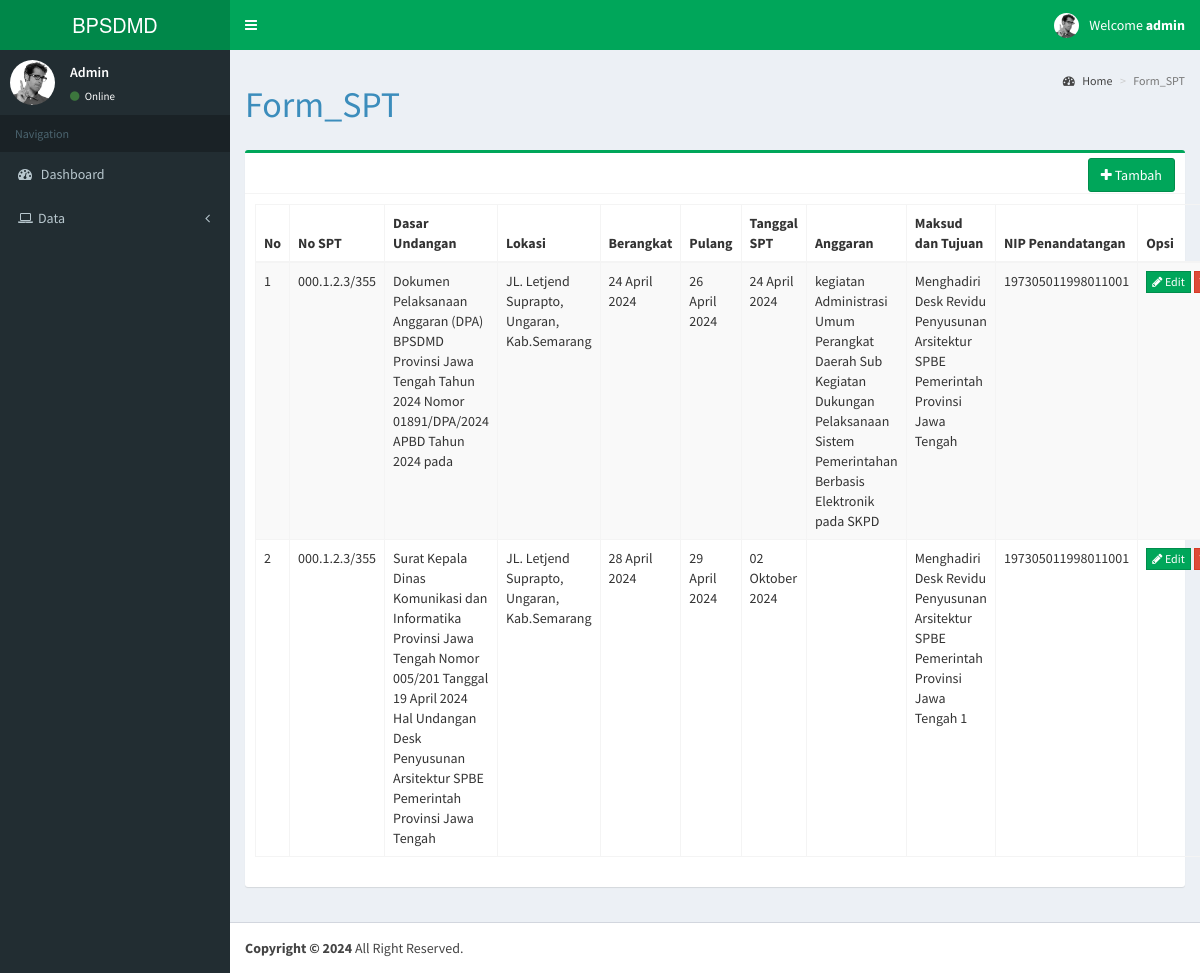
/form_spt.php (signed in), run on an earlier commit of the app's database.
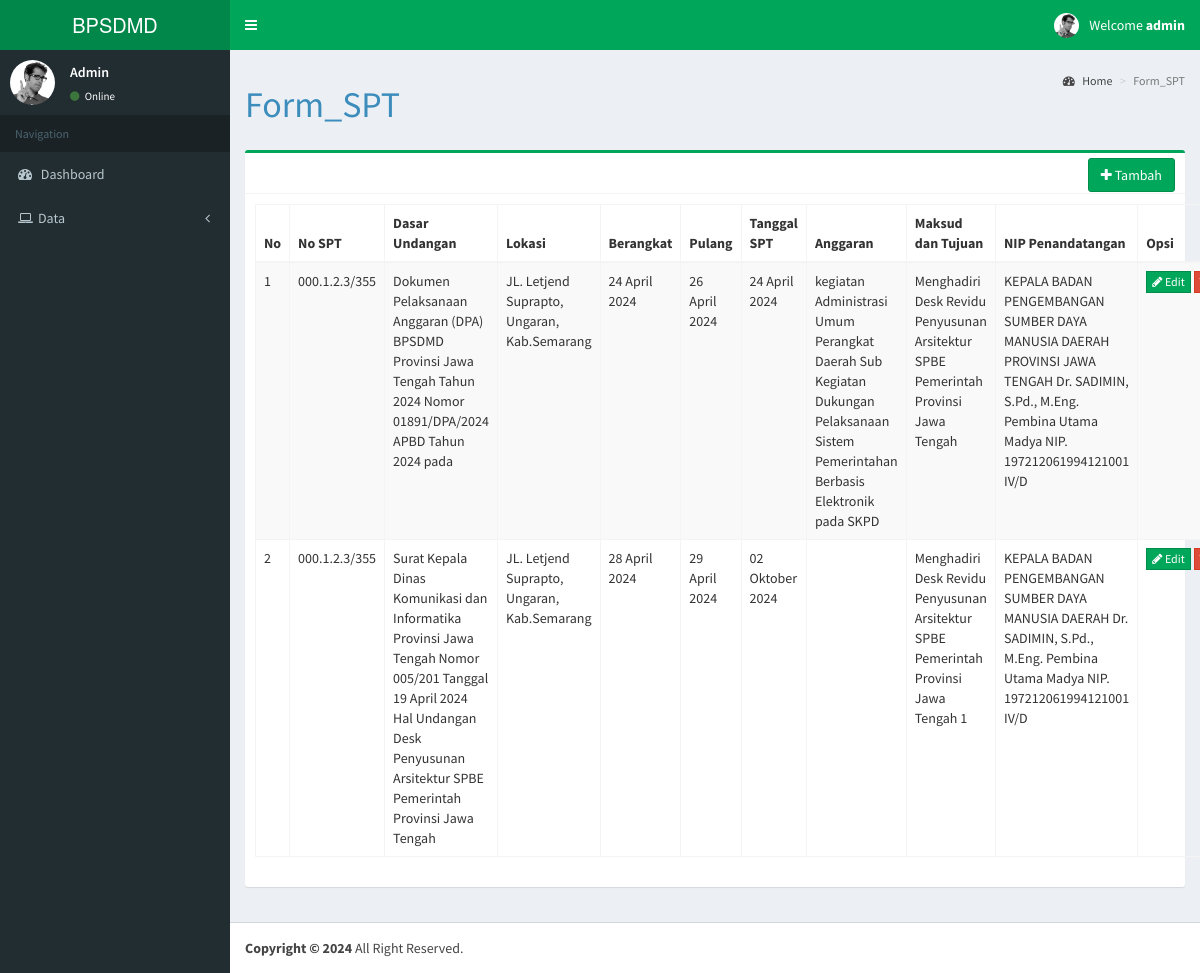
And on a later commit of the database.
### tables this page shows
CREATE TABLE `form_spt` (
  `id_spt` int(11) NOT NULL,
  `no_spt` varchar(50) NOT NULL,
  `dasar_undangan` varchar(255) NOT NULL,
  `lokasi` varchar(255) NOT NULL,
  `tgl_kegiatan` date NOT NULL,
  `tgl_pulang` date NOT NULL,
  `tgl_spt` date NOT NULL,
  `anggaran` varchar(255) NOT NULL,
  `maksud_tujuan` varchar(250) NOT NULL,
  `NIP_penandatangan` varchar(255) NOT NULL,
  `nama` varchar(255) NOT NULL,
  `NIP` varchar(255) NOT NULL,
  `pangkat` varchar(255) NOT NULL,
  `jabatan` varchar(255) NOT NULL,
  `opsi` varchar(50) NOT NULL
);

### form_spt.php (the view, shortened to what this page needs)
<?php
include 'template/header_admin.php';
include 'koneksidb.php';
?>
<head>
<link href="https://cdn.jsdelivr.net/npm/select2@4.1.0-rc.0/dist/css/select2.min.css" rel="stylesheet" />
</head>
<div class="content-wrapper">
  <section class="content-header">
    <h1>Form_SPT
    </h1>
    <ol class="breadcrumb">
      <li><a href="index.php"><i class="fa fa-dashboard"></i> Home</a></li>
      <li class="active">Form_SPT</li>
    </ol>
  </section>
  <section class="content">
    <div class="row">
      <div class="col-sm-12">
        <div class="box box-success">
          <div class="box-header with-border">
            <div class="box-tools pull-left">
              <a href="#" class="btn btn-success" data-toggle="modal" data-target="#tambahproduk"><i
                  class="fa fa-plus"></i> Tambah</a>
            </div>
          </div>
          <div class="box-body">
            <div class="table-responsive22">
              <table id="datatable" class="table table-bordered table-striped">
                <thead>
                  <tr>
                    <th>No</th>
                    <th>No SPT</th>
                    <th>Dasar Undangan</th>
                    <th>Lokasi</th>
                    <th>Berangkat</th>
                    <th>Pulang</th>
                    <th>Tanggal SPT</th>
                    <th>Anggaran</th>
                    <th>Maksud dan Tujuan</th>
                    <th>NIP Penandatangan</th>
                    <th>Opsi</th>
                  </tr>
                </thead>
                <tbody>
                  <?php
                  function tgl_indo($tanggal)
                  {
                    $bulan = array(
                      1 => 'Januari',
                      'Februari',
                      'Maret',
                      'April',
                      'Mei',
                      'Juni',
                      'Juli',
                      'Agustus',
                      'September',
                      'Oktober',
                      'November',
                      'Desember'
                    );
                    $pecahkan = explode('-', $tanggal);
                    return $pecahkan[2] . ' ' . $bulan[(int) $pecahkan[1]] . ' ' . $pecahkan[0];
                  }
                  $no = 1;
                  $queryview = mysqli_query($koneksi, "SELECT * FROM form_spt");
                  while ($row = mysqli_fetch_assoc($queryview)) {
                    ?>
                    <tr>
                      <td><?php echo $no++; ?></td>
                      <td><?php echo $row['no_spt']; ?></td>
                      <td><?php echo $row['dasar_undangan']; ?></td>
                      <td><?php echo $row['lokasi']; ?></td>
                      <td><?php echo tgl_indo($row['tgl_kegiatan']); ?></td>
                      <td><?php echo tgl_indo($row['tgl_pulang']); ?></td>
                      <td><?php echo tgl_indo($row['tgl_spt']); ?></td>
                      <td><?php echo $row['anggaran']; ?></td>
                      <td><?php echo $row['maksud_tujuan']; ?></td>
                      <td><?php echo $row['NIP_penandatangan']; ?></td>
                      <td>
                        <a href="#" class="btn btn-success btn-flat btn-xs" data-toggle="modal"
                          data-target="#updateproduk<?php echo $no; ?>"><i class="fa fa-pencil"></i> Edit</a>
                        <a href="#" class="btn btn-danger btn-flat btn-xs" data-toggle="modal"
                          data-target="#deleteproduk<?php echo $no; ?>"><i class="fa fa-trash"></i> Hapus</a>
                      </td>
                    </tr>
                    <?php
                  }
                  ?>
                </tbody>
              </table>
            </div>
          </div>
        </div>
      </div>
    </div>
  </section>
</div>
<?php include 'template/footer.php'; ?>

What changed in the data, as far as the page shows it:
changed form_spt: NIP_penandatangan "197305011998011001" → "KEPALA BADAN PENGEMBANGAN SUMBER DAYA MANUSIA DAERAH PROVINSI JAWA TENGAH Dr. SADIMIN, S.Pd., M.Eng. Pembina Utama Madya NIP. 197212061994121001 IV/D"
changed form_spt: NIP_penandatangan "197305011998011001" → "KEPALA BADAN PENGEMBANGAN SUMBER DAYA MANUSIA DAERAH Dr. SADIMIN, S.Pd., M.Eng. Pembina Utama Madya NIP. 197212061994121001 IV/D"
